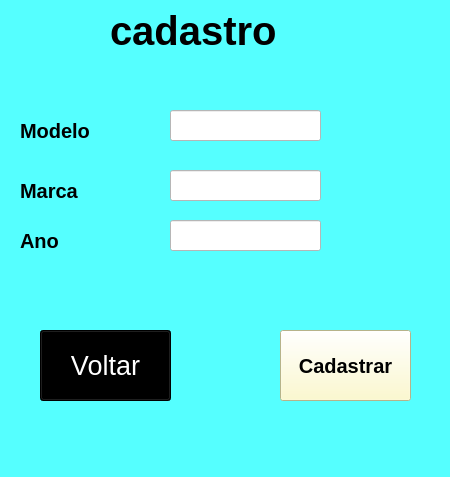
<?xml version="1.0" encoding="UTF-8"?>
<ui version="4.0">
 <class>MainWindow</class>
 <widget class="QMainWindow" name="MainWindow">
  <property name="geometry">
   <rect>
    <x>0</x>
    <y>0</y>
    <width>450</width>
    <height>477</height>
   </rect>
  </property>
  <property name="windowTitle">
   <string>MainWindow</string>
  </property>
  <property name="styleSheet">
   <string notr="true">background-color: rgb(85, 255, 255);</string>
  </property>
  <widget class="QWidget" name="centralwidget">
   <widget class="QPushButton" name="pushButton">
    <property name="geometry">
     <rect>
      <x>280</x>
      <y>330</y>
      <width>131</width>
      <height>71</height>
     </rect>
    </property>
    <property name="palette">
     <palette>
      <active>
       <colorrole role="Button">
        <brush brushstyle="SolidPattern">
         <color alpha="255">
          <red>255</red>
          <green>250</green>
          <blue>193</blue>
         </color>
        </brush>
       </colorrole>
       <colorrole role="Base">
        <brush brushstyle="SolidPattern">
         <color alpha="255">
          <red>255</red>
          <green>250</green>
          <blue>193</blue>
         </color>
        </brush>
       </colorrole>
       <colorrole role="Window">
        <brush brushstyle="SolidPattern">
         <color alpha="255">
          <red>255</red>
          <green>250</green>
          <blue>193</blue>
         </color>
        </brush>
       </colorrole>
      </active>
      <inactive>
       <colorrole role="Button">
        <brush brushstyle="SolidPattern">
         <color alpha="255">
          <red>255</red>
          <green>250</green>
          <blue>193</blue>
         </color>
        </brush>
       </colorrole>
       <colorrole role="Base">
        <brush brushstyle="SolidPattern">
         <color alpha="255">
          <red>255</red>
          <green>250</green>
          <blue>193</blue>
         </color>
        </brush>
       </colorrole>
       <colorrole role="Window">
        <brush brushstyle="SolidPattern">
         <color alpha="255">
          <red>255</red>
          <green>250</green>
          <blue>193</blue>
         </color>
        </brush>
       </colorrole>
      </inactive>
      <disabled>
       <colorrole role="Button">
        <brush brushstyle="SolidPattern">
         <color alpha="255">
          <red>255</red>
          <green>250</green>
          <blue>193</blue>
         </color>
        </brush>
       </colorrole>
       <colorrole role="Base">
        <brush brushstyle="SolidPattern">
         <color alpha="255">
          <red>255</red>
          <green>250</green>
          <blue>193</blue>
         </color>
        </brush>
       </colorrole>
       <colorrole role="Window">
        <brush brushstyle="SolidPattern">
         <color alpha="255">
          <red>255</red>
          <green>250</green>
          <blue>193</blue>
         </color>
        </brush>
       </colorrole>
      </disabled>
     </palette>
    </property>
    <property name="font">
     <font>
      <pointsize>15</pointsize>
      <weight>75</weight>
      <bold>true</bold>
     </font>
    </property>
    <property name="styleSheet">
     <string notr="true"> 
background-color: rgb(255, 250, 193);</string>
    </property>
    <property name="text">
     <string>Cadastrar</string>
    </property>
   </widget>
   <widget class="QLabel" name="label">
    <property name="geometry">
     <rect>
      <x>110</x>
      <y>10</y>
      <width>181</width>
      <height>41</height>
     </rect>
    </property>
    <property name="font">
     <font>
      <pointsize>30</pointsize>
      <weight>75</weight>
      <italic>false</italic>
      <bold>true</bold>
     </font>
    </property>
    <property name="text">
     <string>cadastro</string>
    </property>
    <property name="scaledContents">
     <bool>false</bool>
    </property>
   </widget>
   <widget class="QLabel" name="label_2">
    <property name="geometry">
     <rect>
      <x>20</x>
      <y>120</y>
      <width>81</width>
      <height>21</height>
     </rect>
    </property>
    <property name="font">
     <font>
      <pointsize>15</pointsize>
      <weight>75</weight>
      <bold>true</bold>
     </font>
    </property>
    <property name="text">
     <string>Modelo</string>
    </property>
   </widget>
   <widget class="QLabel" name="label_3">
    <property name="geometry">
     <rect>
      <x>20</x>
      <y>180</y>
      <width>71</width>
      <height>21</height>
     </rect>
    </property>
    <property name="font">
     <font>
      <pointsize>15</pointsize>
      <weight>75</weight>
      <bold>true</bold>
     </font>
    </property>
    <property name="text">
     <string>Marca</string>
    </property>
   </widget>
   <widget class="QLabel" name="label_4">
    <property name="geometry">
     <rect>
      <x>20</x>
      <y>230</y>
      <width>71</width>
      <height>21</height>
     </rect>
    </property>
    <property name="font">
     <font>
      <pointsize>15</pointsize>
      <weight>75</weight>
      <bold>true</bold>
     </font>
    </property>
    <property name="text">
     <string>Ano</string>
    </property>
   </widget>
   <widget class="QLineEdit" name="lineEdit">
    <property name="geometry">
     <rect>
      <x>170</x>
      <y>110</y>
      <width>151</width>
      <height>31</height>
     </rect>
    </property>
    <property name="styleSheet">
     <string notr="true">background-color: rgb(255, 255, 255);</string>
    </property>
   </widget>
   <widget class="QLineEdit" name="lineEdit_2">
    <property name="geometry">
     <rect>
      <x>170</x>
      <y>170</y>
      <width>151</width>
      <height>31</height>
     </rect>
    </property>
    <property name="styleSheet">
     <string notr="true">background-color: rgb(255, 255, 255);</string>
    </property>
   </widget>
   <widget class="QLineEdit" name="lineEdit_3">
    <property name="geometry">
     <rect>
      <x>170</x>
      <y>220</y>
      <width>151</width>
      <height>31</height>
     </rect>
    </property>
    <property name="styleSheet">
     <string notr="true">background-color: rgb(255, 255, 255);</string>
    </property>
   </widget>
   <widget class="QPushButton" name="pushButton_2">
    <property name="geometry">
     <rect>
      <x>40</x>
      <y>330</y>
      <width>131</width>
      <height>71</height>
     </rect>
    </property>
    <property name="font">
     <font>
      <pointsize>20</pointsize>
     </font>
    </property>
    <property name="styleSheet">
     <string notr="true">color: rgb(255, 255, 255);
background-color: rgb(0, 0, 0);</string>
    </property>
    <property name="text">
     <string>Voltar</string>
    </property>
   </widget>
  </widget>
  <widget class="QMenuBar" name="menubar">
   <property name="geometry">
    <rect>
     <x>0</x>
     <y>0</y>
     <width>450</width>
     <height>21</height>
    </rect>
   </property>
  </widget>
  <widget class="QStatusBar" name="statusbar"/>
 </widget>
 <resources/>
 <connections/>
</ui>
